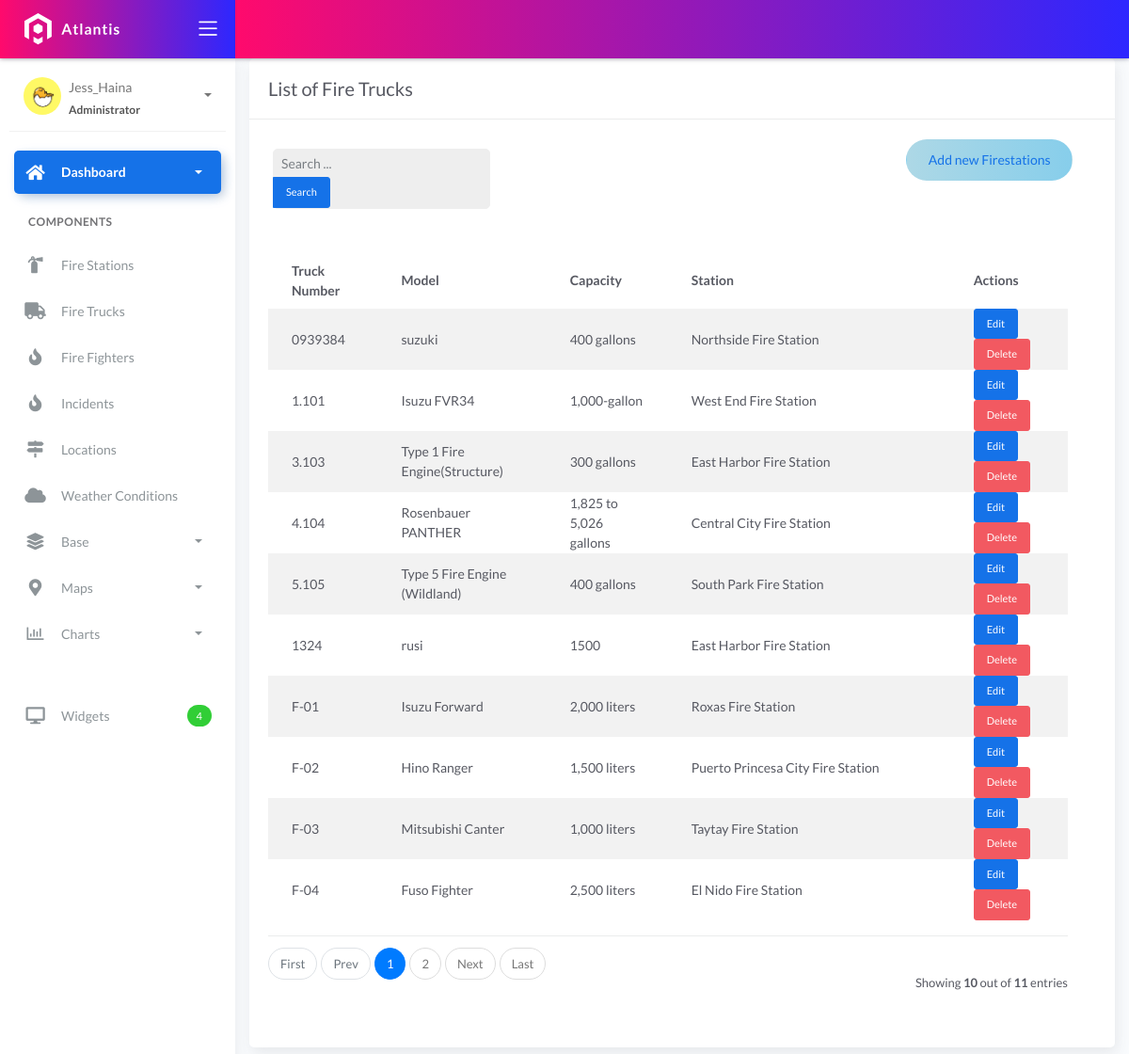
Screenshot of /fire-trucks/ with the database file from the repository.
### fire/models.py (models this page shows, shortened)
class BaseModel(models.Model):
    created_at = models.DateTimeField(auto_now_add=True, db_index=True)
    updated_at = models.DateTimeField(auto_now=True)
    class Meta:
        abstract = True

class FireTruck(BaseModel):
    truck_number = models.CharField(max_length=150)
    model = models.CharField(max_length=150)
    capacity = models.CharField(max_length=150)  # water
    station = models.ForeignKey(FireStation, on_delete=models.CASCADE)

class FireStation(BaseModel):
    name = models.CharField(max_length=150)
    latitude = models.DecimalField(
        max_digits=22, decimal_places=16, null=True, blank=True)
    longitude = models.DecimalField(
        max_digits=22, decimal_places=16, null=True, blank=True)
    address = models.CharField(max_length=150)
    city = models.CharField(max_length=150)  # can be in separate table
    country = models.CharField(max_length=150)  # can be in separate table
    def __str__(self):
        return self.name

### fire/views.py (the view)
# urls.py: path('fire-trucks/', views.FireTruckListView.as_view(), name='firetruck_list'),
class FireTruckListView(ListView):
    model = FireTruck
    template_name = 'FireTrucks_list.html'
    context_object_name = 'firetruck'
    paginate_by = 10
    def get_queryset(self):
        queryset = super().get_queryset()
        query = self.request.GET.get('q')
        if query:
            queryset = queryset.filter(Q(truck_number__icontains=query) | Q(model__icontains=query))
        return queryset.order_by('id')

### templates/FireTrucks_list.html (shortened to what this page needs)
{% extends 'base.html' %}
{% load static %}
{% block content %}
<div class="content">
  <div class="container-fluid">
     <div class="row">
      <div class="col-md-12">
        <div class="card">
         <div class="card-header">
           <div class="card-title">List of Fire Trucks</div>
        </div>
        <div class="col-md-12 row">
          <div class="col-md-4">
            <form class="navbar-left navbar-form nav-search mr-md-3" action="{% url 'firetruck_list' %}">
              <div class="form-group">
                <div class="input-group">
                  <input type="text" id="search" placeholder="Search ..." class="form-control form-control-sm" name="q" />
                  <div class="input-group-append">
                    <button class="btn btn-sm btn-primary" type="submit">Search</button>
                  </div>
                </div>
              </div>
            </form>
          </div>
        <div class="col-md-2">
         </div>
            <div class="col-md-6">
              <div class="pull-right">
                <a href="{% url 'firetruck_add' %}" class="btn btn-rounded custom-add-btn"
                   style="background: linear-gradient(90deg, #ADD8E6, #87CEEB);">
                   Add new Firestations
                </a>
            </div>
        </div>
        <div class="card-body">
        <table class="table table-striped mt-3">
          <thead>
            <tr>
                <th>Truck Number</th>
                <th>Model</th>
                <th>Capacity</th>
                <th style="width: 300px;">Station</th>
                <th>Actions</th>
            </tr>
        </thead>
        <tbody>
            {% for object in object_list %}
            <tr>
                <td>{{ object.truck_number }}</td>
                <td>{{ object.model }}</td>
                <td>{{ object.capacity }}</td>
                <td>{{ object.station }}</td>
                <td>
                    <a href="{% url 'firetruck_update' object.pk %}" class="btn btn-sm btn-primary" style="max-width: 80px;">Edit</a>
                    <a href="{% url 'firetruck_delete' object.pk %}" class="btn btn-sm btn-danger" style="max-width: 80px;">Delete</a>
                </td>
            </tr>
              {% empty %}
              <tr>
                <td colspan="5" style="text-align: center">
                <p class="text-sm font-weight-bold mb-0">No Records Found.</p>
                </td>
            </tr>
              {% endfor %}
              </tbody>
            </table>
            {% include 'includes/pagination.html' %}
           </div>
          </div>
        </div>
      </div>
    </div>
</div>
{% endblock %}

### rows the page displays
FireTruck: truck_number "0939384", model "suzuki", capacity "400 gallons", station "Northside Fire Station"
FireTruck: truck_number "1.101", model "Isuzu FVR34", capacity "1,000-gallon", station "West End Fire Station"
FireTruck: truck_number "3.103", model "Type 1 Fire Engine(Structure)", capacity "300 gallons", station "East Harbor Fire Station"
FireTruck: truck_number "4.104", model "Rosenbauer PANTHER", capacity "1,825 to 5,026 gallons", station "Central City Fire Station"
FireTruck: truck_number "5.105", model "Type 5 Fire Engine (Wildland)", capacity "400 gallons", station "South Park Fire Station"
FireTruck: truck_number "1324", model "rusi", capacity "1500", station "East Harbor Fire Station"
FireTruck: truck_number "F-01", model "Isuzu Forward", capacity "2,000 liters", station "Roxas Fire Station"
FireTruck: truck_number "F-02", model "Hino Ranger", capacity "1,500 liters", station "Puerto Princesa City Fire Station"
FireTruck: truck_number "F-03", model "Mitsubishi Canter", capacity "1,000 liters", station "Taytay Fire Station"
FireTruck: truck_number "F-04", model "Fuso Fighter", capacity "2,500 liters", station "El Nido Fire Station"

### other values shown
{{ page_num }} "1"
{{ page_num }} "2"
{{ object_list.count }} "10"
{{ paginator.count }} "11"
